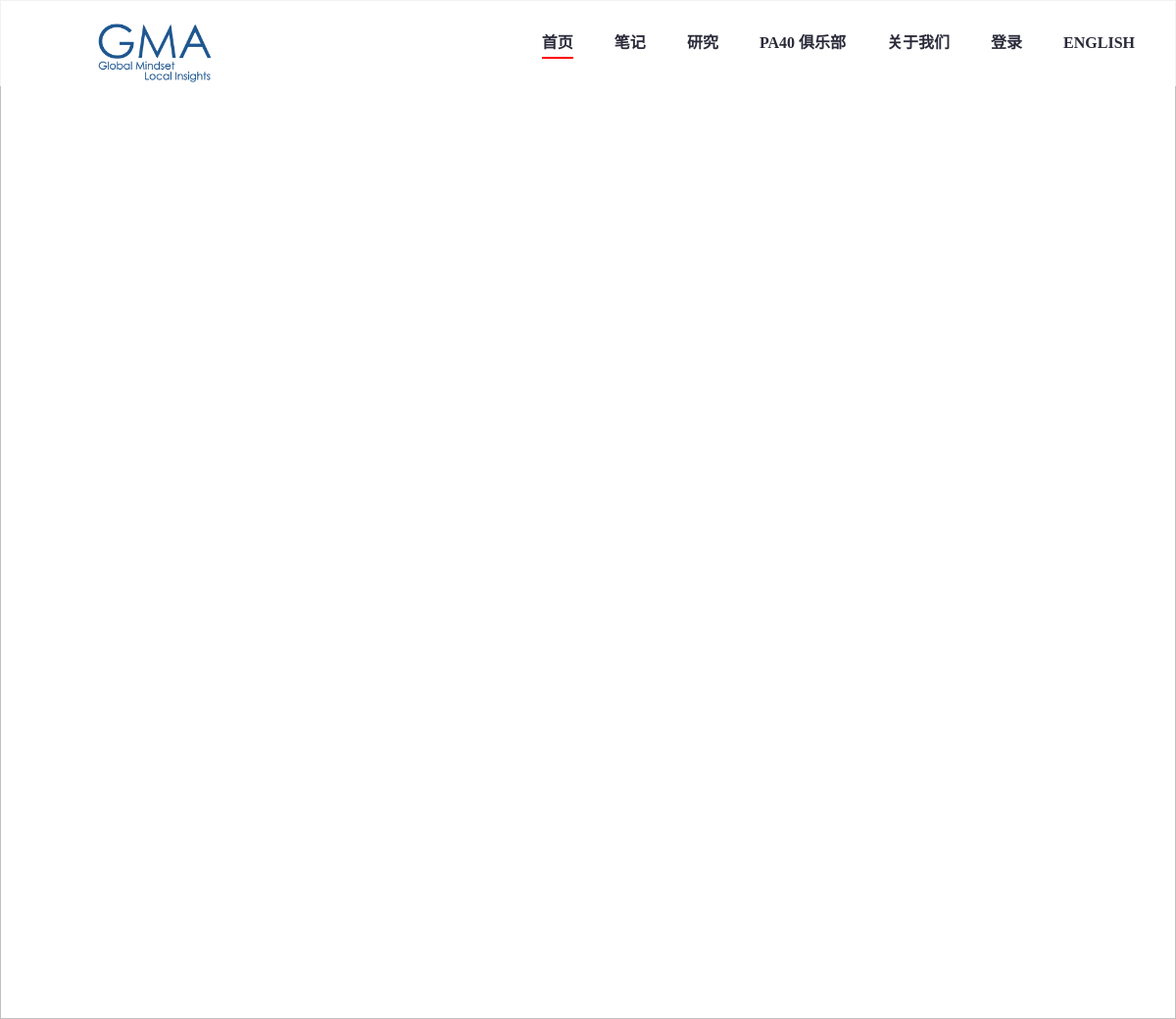
The page / on the database its author committed.
### main/models.py (models this page shows, shortened)
class Category(models.Model):
    name = models.TextField()
    name_en = models.TextField()
    desc = models.TextField(default="", blank=True)
    coverimg = models.TextField(default="banner-1.png")
    title_white = models.IntegerField(default=0)
    hidden = models.IntegerField(default=0)
    extra = models.TextField(default="", blank=True)   # 第一位1表示显示用户检索；第二位1表示非会员可访问；第三位1表示开放评论。

### main/views.py (the view)
# urls.py: path('', mainViews.showMain),
def showMain(request):
    return showHome(request)

### main/views.py (called while the page is built)
def is_pa40(cat_id):
    return 5<=cat_id<=13

def getGlobalConfig(context):
    pa40_tag = Category.objects.get(id=5).name
    pa40_tag_en = Category.objects.get(id=5).name_en
    context['config_pa40_tag'] = pa40_tag
    context['config_pa40_tag_en'] = pa40_tag_en

### template/home.html (shortened to what this page needs)
<html>
    <head>
    </head>
    <body>
        <div class="header" {% if username %}style="top: 32px;"{% endif %}>
            <div id="header-inner">
                <div id="header-logo">
                    <img src="/s/logo-3.png" style="margin: -36% 0 0 -36%; height: 180px;"/>
                </div>
                <div id="header-icons">
                    {% if language_en %}
                    <div class="header-icon"><a style="color:#2a2a3a;" href="/changeLang?to=ch">CHINESE</a></div>
                    {% else %}
                    <div class="header-icon"><a style="color:#2a2a3a;" href="/changeLang?to=en">ENGLISH</a></div>
                    {% endif %}
                    {% if not username %}
                    <div class="header-icon"><a style="color:#2a2a3a;" href="/login_">{%if language_en%}Login{%else%}登录{%endif%}</a></div>
                    {% endif %}
                    <div class="header-icon"><a style="color:#2a2a3a;" href="/info">{%if language_en %}About GMA{%else%}关于我们{%endif%}</a></div>
                    <div class="header-icon"><a style="color:#2a2a3a;" href="/pa40">{%if language_en %}{{config_pa40_tag_en}}{%else%}{{config_pa40_tag}}{%endif%}</a></div>
                    {% for cat in cats %}
                    <div class="header-icon"><a style="color: #2a2a3a;" href="/list-article?fid={{cat.id}}">{% if language_en %}{{cat.name_en}}{%else%}{{cat.name}}{%endif%}</a></div>
                    {% endfor %}
                    <div class="header-icon"><a style="color: #2a2a3a; padding: 0 0 6px 0; border-bottom: red 2px solid;">{%if language_en%}Home{%else%}首页{%endif%}</a></div>
                </div>
            </div>
        </div>
        <div id="bg-pic-w">
            <img id="bg-pic"/>
        </div>
        <div id="bg-animation-w">
        </div>
        <div id="float-switchbtn" style="color: white; position: absolute; right:10px;bottom: 10px; font-weight: bold; cursor: pointer;" onclick="window.location.reload();">
        </div>
    </body>
</html>

### template/home.html (style rules this page uses)
body { margin: 0; overflow-x: hidden; }
a:link { color: black; text-decoration: none; }
#bg-pic-w { position: absolute; top: 0; left: 0; width: 100%; height: 100%; z-index: -998; }
#bg-pic { height: 100%; width: 100%; }
#bg-animation-w { position: absolute; top: 0; left: 0; width: 100%; height: 100%; z-index: -997; }
.header { position: absolute; width: 100%; left: 0; z-index: 998; background-color: rgba(255, 255, 255, 0.8); height: 88px; }
#header-logo { font-size: 32px; color:rgb(22,21,88); height: 88px; line-height: 88px; width: 100px; text-align: center; margin-left: 50px; cursor:default; }
#header-inner { height: 100%; width: 100%; max-width: 1300px; margin: auto; display: flex; }
#header-icons { flex-grow: 1; }
.header-icon { font-size: 16px; font-family: 微软雅黑; font-weight: bold; position: relative; float: right; margin-right: 42px; line-height: 88px; text-align: center; color: #2a2a3a; cursor: default; }

### rows shown on the page
Category: name "PA40 俱乐部"
Category: name "研究"
Category: name "笔记"
